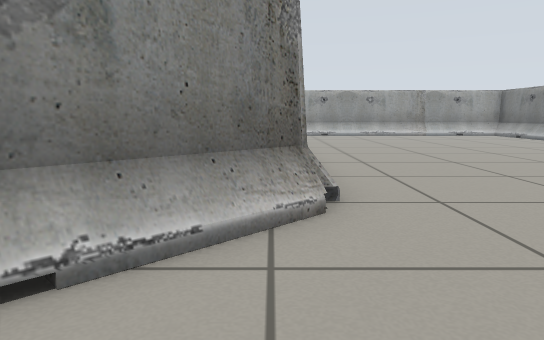
view 1 (above)

15 first-person views from a walk through a robot-simulator world made for Gazebo. The camera is 0.51 m above the floor, tilts 8° down and sees 70° across. The lines on the ground mark 1 m squares. The floor is counted in squares, 0.5 m on a side. Each view is taken from the middle of a square. On the plan, view 1 faces up. The plan holds only what a view shows up to about 14 squares ahead; the rest is blank.

view 2
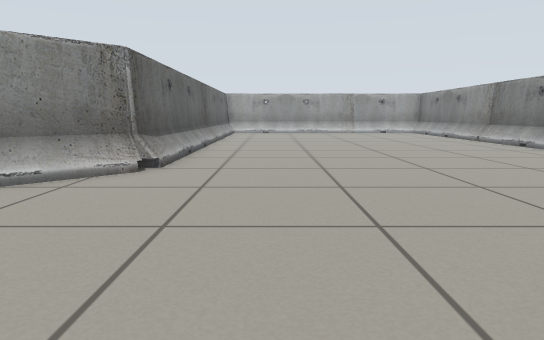

view 3
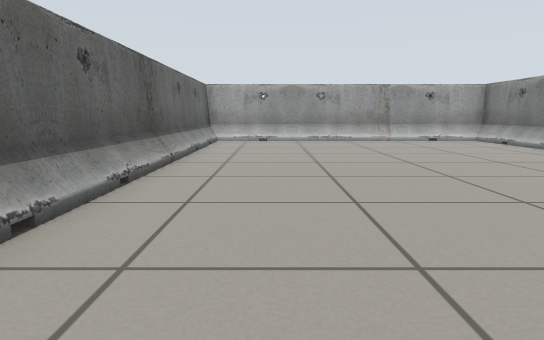

view 4
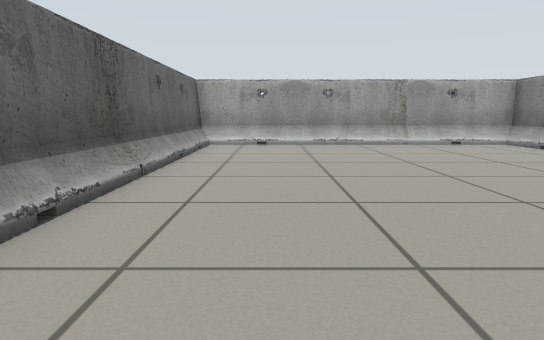

view 5
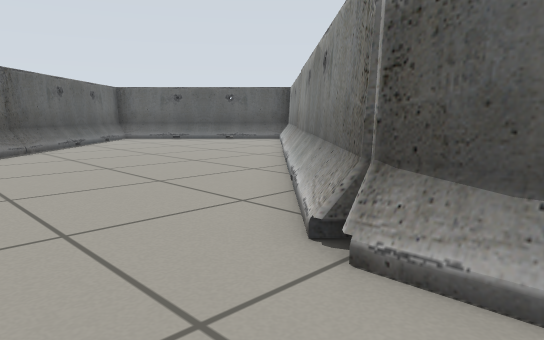

view 6
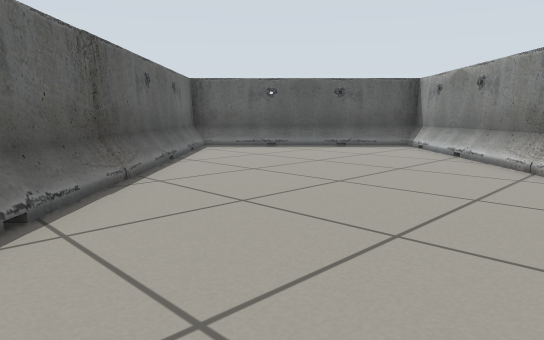

view 7
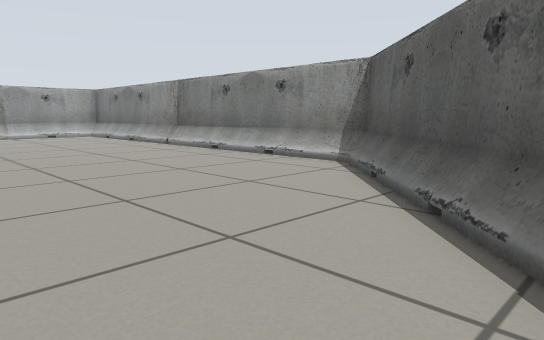

view 8
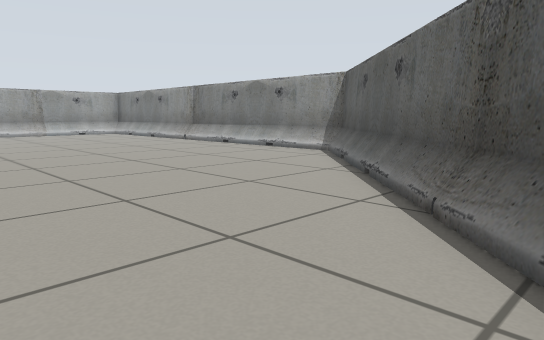

view 9
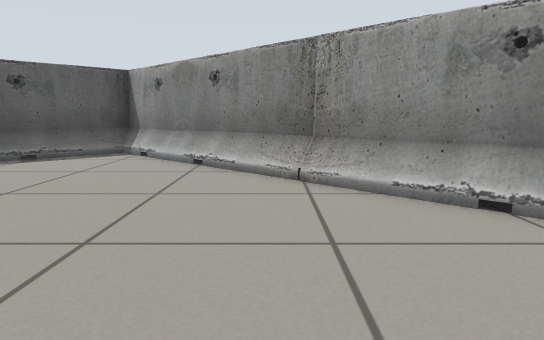

view 10
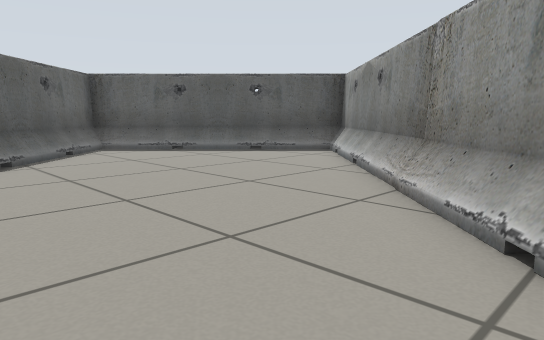

view 11
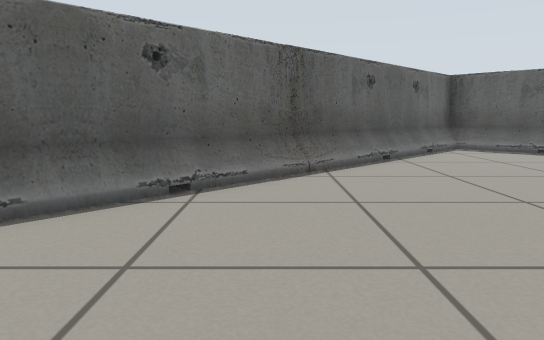

view 12
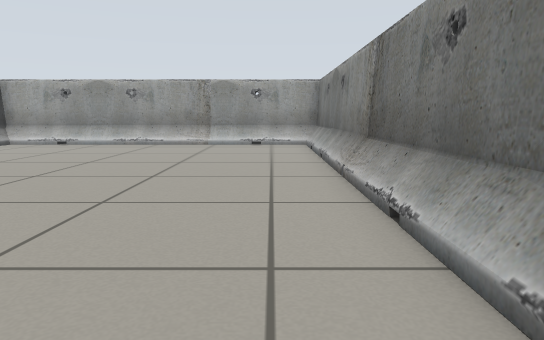

view 13
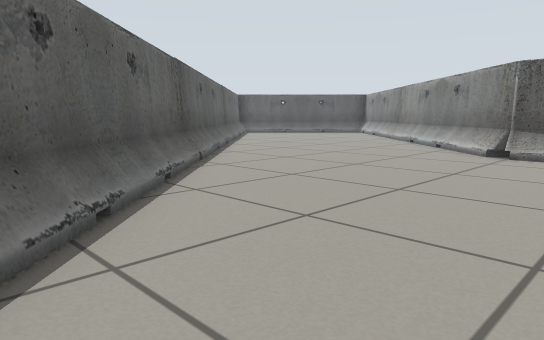

view 14
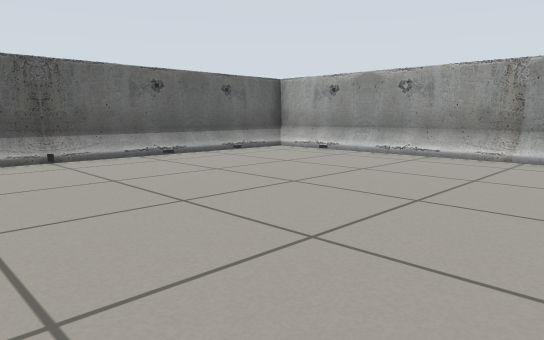

view 15
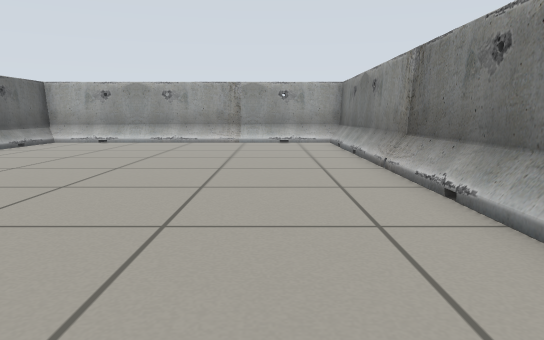

### Floor plan
Key: @ floor where view 1 was taken; . floor; / step, stairs or slope; B barrier.
Columns run from 10 left of view 1 to 12 right of it. Each row starts with its distance up from view 1.
 20           BBBBBBBBBBBBB
 19           B/........./B
 18           B/........./B
 17           B/........./B
 16           B/........./B
 15           B/........./B
 14           B/........./B
 13           B/........./B
 12           B/........./B
 11           B/........./B
 10           B/........./B
  9           B/........./B
  8           B/........./B
  7           B/........./B
  6           B/........./B
  5           B/........./B
  4          BB........./B
  3         BB/......../BB
  2        BB/......../BB
  1       BB/......../BB
  0      BB/..@...../BB
 -1      B/......../B
 -2    BB/......../B
 -3   BB/......../B
 -4  BB/......../BB
 -5 BB/......../BB
 -6 B/......../BB
 -7 BB......./B
 -8  BB...../B
 -9   BB.../B
-10    BB./B
-11     BBB
-12      B

Positions as (right, up) in squares from view 1, and headings:
1: (0, 0), facing up
2: (3, -3), facing up
3: (3, 4), facing up
4: (3, 6), facing up
5: (3, 6), facing down-left
6: (3, 0), facing down-left
7: (4, 0), facing up-right
8: (2, -2), facing up-right
9: (1, -2), facing left
10: (0, 1), facing down-left
11: (1, 1), facing down
12: (10, 6), facing up
13: (11, 7), facing down-left
14: (10, 10), facing up-left
15: (9, 5), facing up
